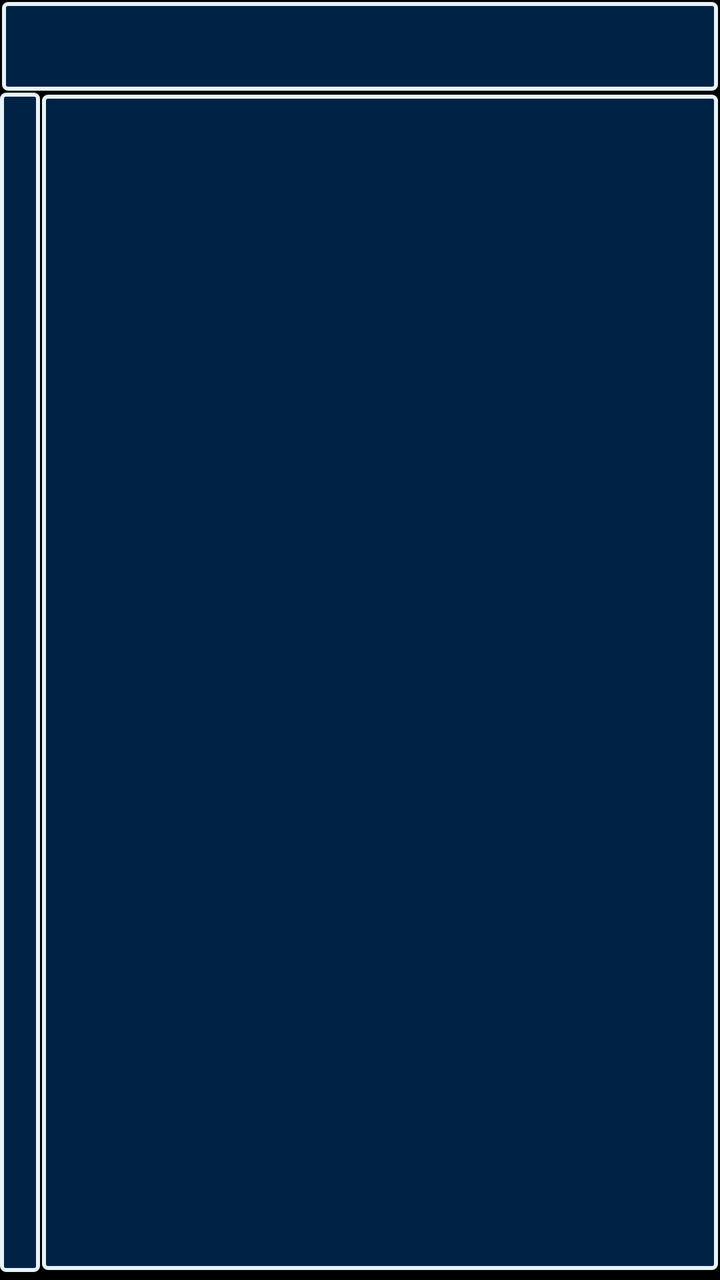
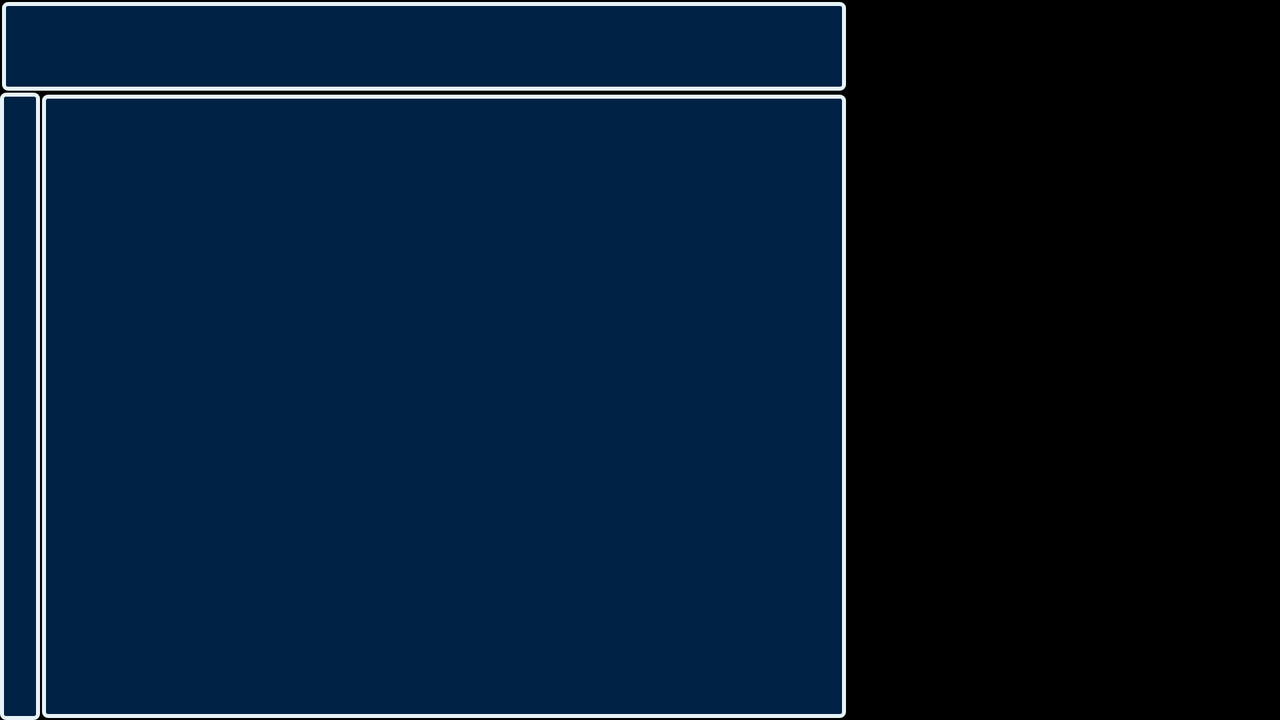

An Android layout and its configuration variant, each rendered on a device that would load it. The default file and the variant file are quoted in full after the pictures.
<!-- AndroidManifest.xml: application theme AppTheme -->
<!-- res/layout/fragment_tool_stackmachine.xml -->
<?xml version="1.0" encoding="utf-8"?>
<LinearLayout xmlns:android="http://schemas.android.com/apk/res/android"
    android:id="@+id/fragmentToolStackMachine_id"
    android:layout_width="match_parent"
    android:layout_height="match_parent"
    android:orientation="vertical"
    android:background="@color/background_black"
    >

    <ScrollView
        android:layout_width="match_parent"
        android:layout_height="wrap_content"
        android:background="@drawable/tool_screen"
        android:layout_margin="1dp"
        >
        <TextView
            android:id="@+id/fragmentToolStackMachine_input"
            android:layout_width="match_parent"
            android:layout_height="wrap_content"
            android:gravity="left"
            android:singleLine="false"
            android:minLines="1"
            android:maxLines="2"
            android:textSize="@dimen/textsize_normal"
            android:textColor="@color/text_light"
            />
    </ScrollView>

    <LinearLayout
        android:layout_width="match_parent"
        android:layout_height="0dp"
        android:layout_weight="1"
        android:orientation="horizontal"
        >
        <TextView
            android:id="@+id/fragmentToolStackMachine_stack"
            android:layout_width="wrap_content"
            android:layout_height="match_parent"
            android:singleLine="false"
            android:minLines="10"
            android:maxLines="10"
            android:background="@drawable/tool_screen"
            android:textSize="@dimen/textsize_normal"
            android:textColor="@color/text_alert"
            android:gravity="bottom"
            />

        <ScrollView
            android:layout_width="0dp"
            android:layout_height="match_parent"
            android:layout_weight="1"
            android:background="@drawable/tool_screen"
            android:layout_margin="1dp"
            >
            <TextView
                android:id="@+id/fragmentToolStackMachine_display"
                android:layout_width="match_parent"
                android:layout_height="wrap_content"
                android:gravity="left"
                android:singleLine="false"
                android:minLines="6"
                android:textSize="@dimen/textsize_normal"
                android:textColor="@color/text_light"
                />
        </ScrollView>

    </LinearLayout>



    <GridView
        android:id="@+id/fragmentToolStackMachine_grid"
        android:layout_width="wrap_content"
        android:layout_height="wrap_content"
        android:layout_margin="2dp"
        android:numColumns="4"
        android:verticalSpacing="2dp"
        android:horizontalSpacing="2dp"
        android:stretchMode="columnWidth"
        android:gravity="center"
        />

</LinearLayout>
<!-- resources referenced by this layout -->
<resources>
  <color name="background_black">@android:color/black</color>
  <color name="text_alert">#ffff00</color>
  <color name="text_light">@android:color/white</color>
  <dimen name="textsize_normal">18sp</dimen>
  <!-- drawable tool_screen (drawable) -->
  <?xml version="1.0" encoding="utf-8"?>
  <selector
      xmlns:android="http://schemas.android.com/apk/res/android">
      <item>
          <shape>
              <gradient
                  android:startColor="@color/button_very_dark"
                  android:endColor="@color/button_very_dark"
                  android:angle="270" />
              <stroke
                  android:width="2dp"
                  android:color="@color/button_pale" />
              <corners
                  android:radius="2dp" />
              <padding
                  android:left="10dp"
                  android:top="10dp"
                  android:right="10dp"
                  android:bottom="10dp" />
          </shape>
      </item>
  </selector>
  <style name="AppTheme" parent="Theme.AppCompat.Light.DarkActionBar">
          
      </style>
  <color name="button_very_dark">#002244</color>
  <color name="button_pale">#e7f3f7</color>
</resources>
<!-- res/layout-land/fragment_tool_stackmachine.xml (the repository's variant of the layout above) -->
<!-- drawn on the phone turned sideways -->
<?xml version="1.0" encoding="utf-8"?>
<LinearLayout xmlns:android="http://schemas.android.com/apk/res/android"
    android:id="@+id/fragmentToolStackMachine_id"
    android:layout_width="match_parent"
    android:layout_height="match_parent"
    android:orientation="horizontal"
    android:background="@color/background_black"
    >


    <LinearLayout
        android:layout_width="0dp"
        android:layout_weight="2"
        android:layout_height="match_parent"
        android:orientation="vertical">

        <ScrollView
            android:layout_width="match_parent"
            android:layout_height="wrap_content"
            android:background="@drawable/tool_screen"
            android:layout_margin="1dp"
            >
            <TextView
                android:id="@+id/fragmentToolStackMachine_input"
                android:layout_width="match_parent"
                android:layout_height="wrap_content"
                android:gravity="left"
                android:singleLine="false"
                android:minLines="1"
                android:maxLines="2"
                android:textSize="@dimen/textsize_normal"
                android:textColor="@color/text_light"
                />
        </ScrollView>


        <LinearLayout
            android:layout_width="match_parent"
            android:layout_height="match_parent"
            android:orientation="horizontal"
            >
            <TextView
                android:id="@+id/fragmentToolStackMachine_stack"
                android:layout_width="wrap_content"
                android:layout_height="match_parent"
                android:singleLine="false"
                android:minLines="10"
                android:maxLines="10"
                android:background="@drawable/tool_screen"
                android:textSize="@dimen/textsize_normal"
                android:textColor="@color/text_alert"
                android:gravity="bottom"
                />

            <ScrollView
                android:layout_width="0dp"
                android:layout_height="match_parent"
                android:layout_weight="1"
                android:background="@drawable/tool_screen"
                android:layout_margin="1dp"
                >
                <TextView
                    android:id="@+id/fragmentToolStackMachine_display"
                    android:layout_width="match_parent"
                    android:layout_height="wrap_content"
                    android:gravity="left"
                    android:singleLine="false"
                    android:minLines="6"
                    android:textSize="@dimen/textsize_normal"
                    android:textColor="@color/text_light"
                    />
            </ScrollView>

        </LinearLayout>

    </LinearLayout>


    <GridView
        android:id="@+id/fragmentToolStackMachine_grid"
        android:layout_width="0dp"
        android:layout_weight="1"
        android:layout_height="wrap_content"
        android:layout_margin="2dp"
        android:numColumns="2"
        android:verticalSpacing="2dp"
        android:horizontalSpacing="2dp"
        android:gravity="center"
        />

</LinearLayout>
